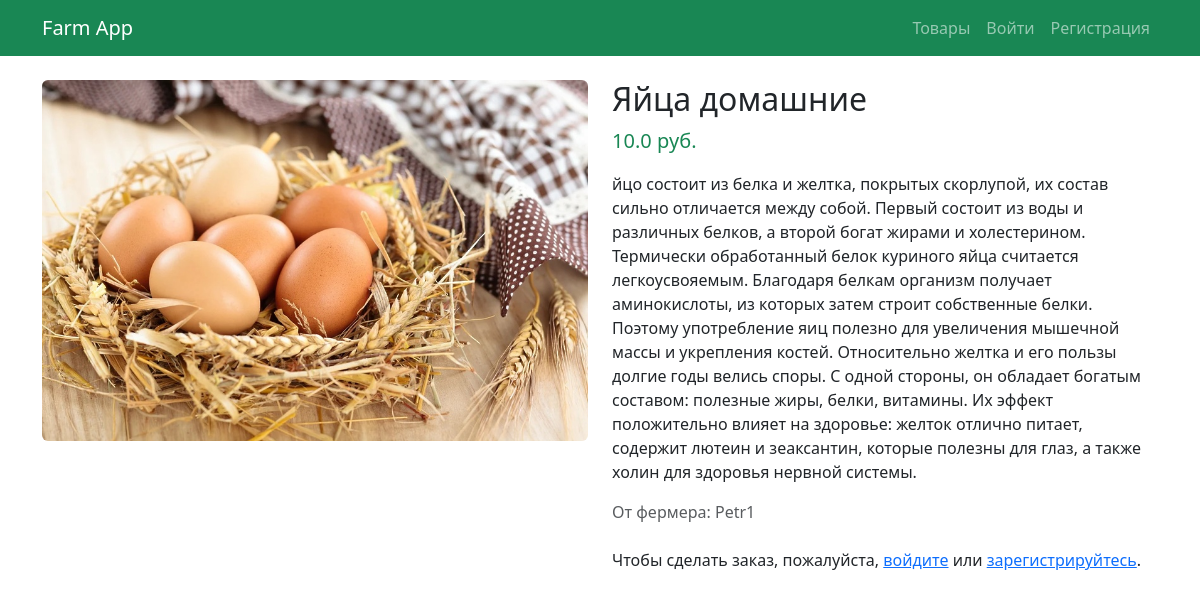
The app's page /products/2 with its own data.
### app/models.py (models this page shows)
class Product(Base):
    __tablename__ = "products"
    id = Column(Integer, primary_key=True, index=True)
    name = Column(String, index=True)
    description = Column(Text)
    price = Column(Float)
    owner_id = Column(Integer, ForeignKey("users.id"))
    image_url = Column(String, nullable=True)
    created_at = Column(DateTime, default=datetime.utcnow)
    owner = relationship("User", back_populates="products")
    orders = relationship("Order", back_populates="product")

class User(Base):
    __tablename__ = "users"
    id = Column(Integer, primary_key=True, index=True)
    email = Column(String, unique=True, index=True)
    hashed_password = Column(String)
    full_name = Column(String)
    is_farmer = Column(Boolean, default=False)
    created_at = Column(DateTime, default=datetime.utcnow)
    products = relationship("Product", back_populates="owner")
    orders = relationship("Order", back_populates="customer")
    reviews = relationship("Review", back_populates="author")

### app/main.py (the view)
        @self.app.get("/products/{product_id}")
        def product_details(request: Request, product_id: int, db: Annotated[Session, Depends(self.get_db)]):
            product = crud.get_product(db, product_id)
            if not product:
                raise HTTPException(status_code=404, detail="Товар не найден")
            return self.templates.TemplateResponse(
                "product_details.html",
                {"request": request, "product": product}
            )

### app/templates/product_details.html (shortened to what this page needs)
{% extends "base.html" %}
{% block content %}
<div class="row">
    <div class="col-md-6">
        {% if product.image_url %}
        <img src="{{ product.image_url }}" class="img-fluid rounded" alt="{{ product.name }}">
        {% endif %}
    </div>
    <div class="col-md-6">
        <h2>{{ product.name }}</h2>
        <p class="lead text-success">{{ product.price }} руб.</p>
        <p>{{ product.description }}</p>
        <p class="text-muted">От фермера: {{ product.owner.full_name }}</p>
        {% if request.session.get("user_id") %}
        <a href="/order/{{ product.id }}" class="btn btn-lg btn-success">Заказать</a>
        {% else %}
        <p class="mt-4">Чтобы сделать заказ, пожалуйста, <a href="/login">войдите</a> или <a href="/register">зарегистрируйтесь</a>.</p>
        {% endif %}
    </div>
</div>
{% endblock %}

### records on screen
Product: image_url (picture), name "Яйца домашние", price "10.0", description "йцо состоит из белка и желтка, покрытых скорлупой, их состав сильно отличается между собой. Первый состоит из воды и различных белков, а второй богат жирами и холестерином. Термически обработанный белок куриного яйца считается легкоусвояемым. Благодаря белкам организм получает аминокислоты, из которых затем строит собственные белки. Поэтому употребление яиц полезно для увеличения мышечной массы и укрепления костей. Относительно желтка и его пользы долгие годы велись споры. С одной стороны, он обладает богатым составом: полезные жиры, белки, витамины. Их эффект положительно влияет на здоровье: желток отлично питает, содержит лютеин и зеаксантин, которые полезны для глаз, а также холин для…"
User: owner.full_name "Petr1"
